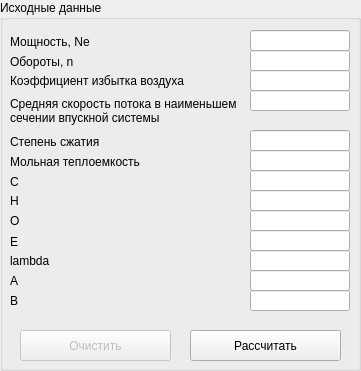
     <widget class="QGroupBox" name="groupBox_6">
      <property name="geometry">
       <rect>
        <x>10</x>
        <y>10</y>
        <width>361</width>
        <height>371</height>
       </rect>
      </property>
      <property name="title">
       <string>Исходные данные</string>
      </property>
      <widget class="QPushButton" name="pushButton_4">
       <property name="enabled">
        <bool>false</bool>
       </property>
       <property name="geometry">
        <rect>
         <x>20</x>
         <y>330</y>
         <width>151</width>
         <height>31</height>
        </rect>
       </property>
       <property name="text">
        <string>Очистить</string>
       </property>
      </widget>
      <widget class="QLineEdit" name="param_temp_C">
       <property name="geometry">
        <rect>
         <x>250</x>
         <y>170</y>
         <width>100</width>
         <height>21</height>
        </rect>
       </property>
       <property name="maximumSize">
        <size>
         <width>100</width>
         <height>16777215</height>
        </size>
       </property>
       <property name="text">
        <string/>
       </property>
      </widget>
      <widget class="QLabel" name="label_7">
       <property name="geometry">
        <rect>
         <x>10</x>
         <y>70</y>
         <width>231</width>
         <height>21</height>
        </rect>
       </property>
       <property name="text">
        <string>Коэффициент избытка воздуха</string>
       </property>
       <property name="scaledContents">
        <bool>false</bool>
       </property>
       <property name="wordWrap">
        <bool>true</bool>
       </property>
      </widget>
      <widget class="QLineEdit" name="param_temp_lambda">
       <property name="geometry">
        <rect>
         <x>250</x>
         <y>250</y>
         <width>100</width>
         <height>21</height>
        </rect>
       </property>
       <property name="maximumSize">
        <size>
         <width>100</width>
         <height>16777215</height>
        </size>
       </property>
       <property name="text">
        <string/>
       </property>
      </widget>
      <widget class="QLabel" name="label_15">
       <property name="geometry">
        <rect>
         <x>10</x>
         <y>151</y>
         <width>161</width>
         <height>21</height>
        </rect>
       </property>
       <property name="text">
        <string>Мольная теплоемкость</string>
       </property>
      </widget>
      <widget class="QLabel" name="label_18">
       <property name="geometry">
        <rect>
         <x>10</x>
         <y>210</y>
         <width>161</width>
         <height>21</height>
        </rect>
       </property>
       <property name="text">
        <string>O</string>
       </property>
      </widget>
      <widget class="QLineEdit" name="param_temp_e">
       <property name="geometry">
        <rect>
         <x>250</x>
         <y>130</y>
         <width>100</width>
         <height>21</height>
        </rect>
       </property>
       <property name="maximumSize">
        <size>
         <width>100</width>
         <height>16777215</height>
        </size>
       </property>
       <property name="text">
        <string/>
       </property>
      </widget>
      <widget class="QLineEdit" name="param_temp_t1">
       <property name="geometry">
        <rect>
         <x>250</x>
         <y>150</y>
         <width>100</width>
         <height>21</height>
        </rect>
       </property>
       <property name="maximumSize">
        <size>
         <width>100</width>
         <height>16777215</height>
        </size>
       </property>
       <property name="text">
        <string/>
       </property>
      </widget>
      <widget class="QLabel" name="label_13">
       <property name="geometry">
        <rect>
         <x>10</x>
         <y>131</y>
         <width>161</width>
         <height>21</height>
        </rect>
       </property>
       <property name="text">
        <string>Степень сжатия</string>
       </property>
      </widget>
      <widget class="QLabel" name="label_34">
       <property name="geometry">
        <rect>
         <x>10</x>
         <y>270</y>
         <width>161</width>
         <height>21</height>
        </rect>
       </property>
       <property name="text">
        <string>A</string>
       </property>
      </widget>
      <widget class="QLineEdit" name="param_temp_a">
       <property name="geometry">
        <rect>
         <x>250</x>
         <y>70</y>
         <width>100</width>
         <height>21</height>
        </rect>
       </property>
       <property name="maximumSize">
        <size>
         <width>100</width>
         <height>16777215</height>
        </size>
       </property>
       <property name="text">
        <string/>
       </property>
      </widget>
      <widget class="QLineEdit" name="param_temp_O">
       <property name="geometry">
        <rect>
         <x>250</x>
         <y>210</y>
         <width>100</width>
         <height>21</height>
        </rect>
       </property>
       <property name="maximumSize">
        <size>
         <width>100</width>
         <height>16777215</height>
        </size>
       </property>
       <property name="text">
        <string/>
       </property>
      </widget>
      <widget class="QLabel" name="label_8">
       <property name="geometry">
        <rect>
         <x>10</x>
         <y>51</y>
         <width>161</width>
         <height>21</height>
        </rect>
       </property>
       <property name="text">
        <string>Обороты, n</string>
       </property>
      </widget>
      <widget class="QPushButton" name="_btn_CalcTemp">
       <property name="geometry">
        <rect>
         <x>190</x>
         <y>330</y>
         <width>151</width>
         <height>31</height>
        </rect>
       </property>
       <property name="text">
        <string>Рассчитать</string>
       </property>
      </widget>
      <widget class="QLineEdit" name="param_temp_Ne">
       <property name="geometry">
        <rect>
         <x>250</x>
         <y>30</y>
         <width>100</width>
         <height>21</height>
        </rect>
       </property>
       <property name="maximumSize">
        <size>
         <width>100</width>
         <height>16777215</height>
        </size>
       </property>
       <property name="text">
        <string/>
       </property>
      </widget>
      <widget class="QLineEdit" name="param_temp_A">
       <property name="geometry">
        <rect>
         <x>250</x>
         <y>270</y>
         <width>100</width>
         <height>21</height>
        </rect>
       </property>
       <property name="maximumSize">
        <size>
         <width>100</width>
         <height>16777215</height>
        </size>
       </property>
       <property name="text">
        <string/>
       </property>
      </widget>
      <widget class="QLineEdit" name="param_temp_vbp">
       <property name="geometry">
        <rect>
         <x>250</x>
         <y>90</y>
         <width>100</width>
         <height>21</height>
        </rect>
       </property>
       <property name="maximumSize">
        <size>
         <width>100</width>
         <height>16777215</height>
        </size>
       </property>
       <property name="text">
        <string/>
       </property>
      </widget>
      <widget class="QLabel" name="label_11">
       <property name="geometry">
        <rect>
         <x>10</x>
         <y>90</y>
         <width>231</width>
         <height>41</height>
        </rect>
       </property>
       <property name="text">
        <string>Средняя скорость потока в наименьшем сечении впускной системы</string>
       </property>
       <property name="wordWrap">
        <bool>true</bool>
       </property>
      </widget>
      <widget class="QLabel" name="label_35">
       <property name="geometry">
        <rect>
         <x>10</x>
         <y>290</y>
         <width>161</width>
         <height>21</height>
        </rect>
       </property>
       <property name="text">
        <string>B</string>
       </property>
      </widget>
      <widget class="QLabel" name="label_32">
       <property name="geometry">
        <rect>
         <x>10</x>
         <y>250</y>
         <width>161</width>
         <height>21</height>
        </rect>
       </property>
       <property name="text">
        <string>lambda</string>
       </property>
      </widget>
      <widget class="QLabel" name="label_16">
       <property name="geometry">
        <rect>
         <x>10</x>
         <y>190</y>
         <width>161</width>
         <height>21</height>
        </rect>
       </property>
       <property name="text">
        <string>H</string>
       </property>
      </widget>
      <widget class="QLineEdit" name="param_temp_B">
       <property name="geometry">
        <rect>
         <x>250</x>
         <y>290</y>
         <width>100</width>
         <height>21</height>
        </rect>
       </property>
       <property name="maximumSize">
        <size>
         <width>100</width>
         <height>16777215</height>
        </size>
       </property>
       <property name="text">
        <string/>
       </property>
      </widget>
      <widget class="QLabel" name="label_6">
       <property name="geometry">
        <rect>
         <x>10</x>
         <y>31</y>
         <width>161</width>
         <height>21</height>
        </rect>
       </property>
       <property name="text">
        <string>Мощность, Ne</string>
       </property>
      </widget>
      <widget class="QLineEdit" name="param_temp_E">
       <property name="geometry">
        <rect>
         <x>250</x>
         <y>230</y>
         <width>100</width>
         <height>21</height>
        </rect>
       </property>
       <property name="maximumSize">
        <size>
         <width>100</width>
         <height>16777215</height>
        </size>
       </property>
       <property name="text">
        <string/>
       </property>
      </widget>
      <widget class="QLineEdit" name="param_temp_n">
       <property name="geometry">
        <rect>
         <x>250</x>
         <y>50</y>
         <width>100</width>
         <height>21</height>
        </rect>
       </property>
       <property name="maximumSize">
        <size>
         <width>100</width>
         <height>16777215</height>
        </size>
       </property>
       <property name="text">
        <string/>
       </property>
      </widget>
      <widget class="QLineEdit" name="param_temp_H">
       <property name="geometry">
        <rect>
         <x>250</x>
         <y>190</y>
         <width>100</width>
         <height>21</height>
        </rect>
       </property>
       <property name="maximumSize">
        <size>
         <width>100</width>
         <height>16777215</height>
        </size>
       </property>
       <property name="text">
        <string/>
       </property>
      </widget>
      <widget class="QLabel" name="label_17">
       <property name="geometry">
        <rect>
         <x>10</x>
         <y>171</y>
         <width>161</width>
         <height>21</height>
        </rect>
       </property>
       <property name="text">
        <string>C</string>
       </property>
      </widget>
      <widget class="QLabel" name="label_33">
       <property name="geometry">
        <rect>
         <x>10</x>
         <y>231</y>
         <width>161</width>
         <height>21</height>
        </rect>
       </property>
       <property name="text">
        <string>E</string>
       </property>
      </widget>
     </widget>
